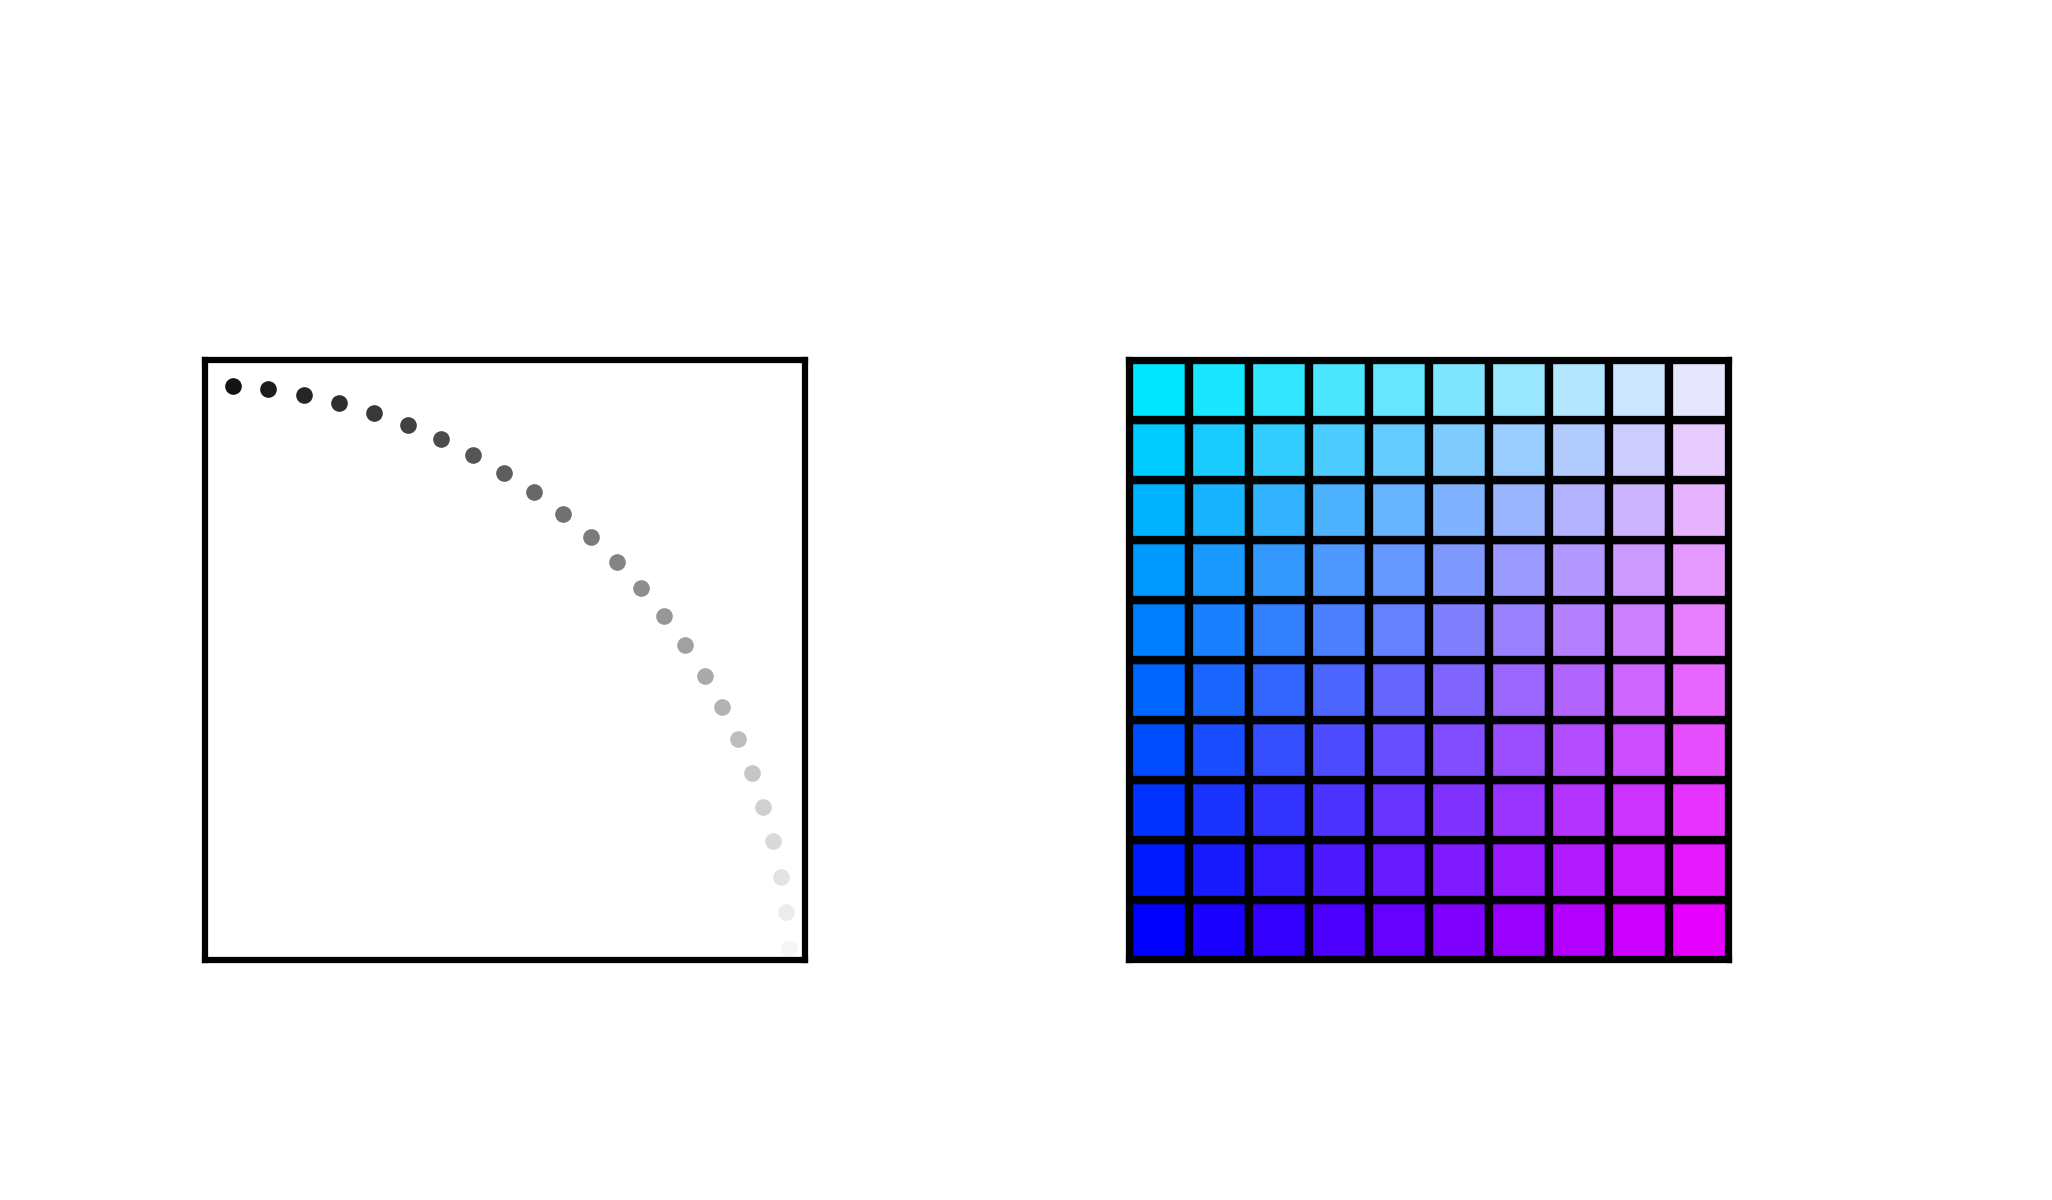

Write Python code to recreate this figure.
import matplotlib.pyplot as plt
import matplotlib.patches as mplpatches
import numpy as np
import math

plt.style.use('BME163.mplstyle') #sets standard settings

figureHeight = 2
figureWidth = 3.42

plt.figure(figsize = (figureWidth,figureHeight))

panelWidth = 1
panelHeight = 1

relativePanelWidth = panelWidth/figureWidth
relativePanelHeight = panelHeight/figureHeight

# left,bottom,width,height
panel1 = plt.axes([0.1,0.2,relativePanelWidth,relativePanelHeight])
panel2 = plt.axes([0.55,0.2,relativePanelWidth,relativePanelHeight])

#defines colors as RGB values
blue = (0,0,1)
red = (1,0,0)
green = (0,1,0)
yellow = (1,1,0)
black = (0,0,0)
white = (1,1,1)

#dots in panel1
xList = np.arange(0,(math.pi/2),0.06)

f = 0 #counter for fade effect in panel1
for value in xList:
    xvalue = np.cos(value)
    yvalue = np.sin(value)
    panel1.plot(xvalue-0.025,yvalue-0.04,
                marker = 'o',
                markerfacecolor = (1-f,1-f,1-f),
                markeredgecolor = 'black',
                markersize = 2,
                markeredgewidth = 0,
                linewidth = 0)
    if f < 1:
        f += 1/27
    else:
        f = 1

R = np.linspace(red[1],red[0],11)
G = np.linspace(green[0],green[1],11)
B = np.linspace(blue[2],blue[2],11)

#rectangles in panel2
r = -1 #counter for rows, fading from blue to pink
for x in np.arange(0,1,0.1):
    c = 0 #counter for collumns, fading from blue/pink to light blue/white
    r += 1
    for i in np.arange(0,1,0.1):
        rectangle = mplpatches.Rectangle([i,x],0.1,0.1,
                            facecolor = (R[c],G[r],B[c]),
                            edgecolor = 'black',
                            linewidth = 1)
        c += 1
        panel2.add_patch(rectangle)

panel1.set_xlim(0,1)
panel1.set_ylim(0,1)

#removes all labels and axis
panel1.tick_params(bottom=False, labelbottom=False,
                   left=False, labelleft=False,
                   right=False, labelright=False,
                   top=False, labeltop=False)
panel2.tick_params(bottom=False, labelbottom=False,
                   left=False, labelleft=False,
                   right=False, labelright=False,
                   top=False, labeltop=False)

plt.savefig('HW1.png',dpi = 600)
